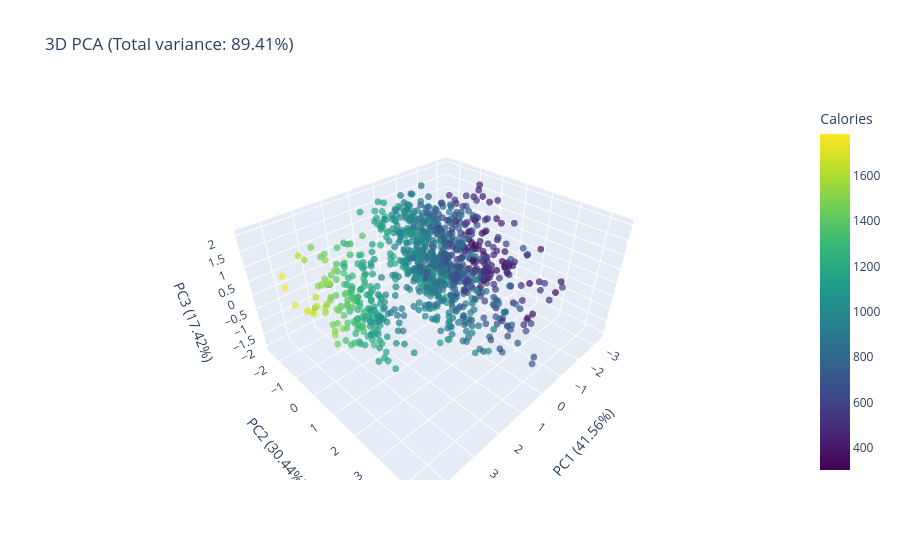

The cell this chart's notebook holds for it:
### Code cell
import plotly.express as px

fig = px.scatter_3d(
    df_3d,
    x='PC1',
    y='PC2',
    z='PC3',
    color='Calories',
    color_continuous_scale='viridis',
    opacity=0.7,
    title=f'3D PCA (Total variance: {variance_ratio[:3].sum():.2%})'
)

fig.update_traces(marker=dict(size=4))

fig.update_layout(
    scene=dict(
        xaxis_title=f'PC1 ({variance_ratio[0]:.2%})',
        yaxis_title=f'PC2 ({variance_ratio[1]:.2%})',
        zaxis_title=f'PC3 ({variance_ratio[2]:.2%})'
    )
)

fig.show()

### Figure 1 — Plotly figure (JSON) as saved in the notebook; plotly's stock layout.template omitted (floating-point values rounded to 4 significant figures; data arrays with more than 128 entries replaced by an {"elided": "..."} marker saying what was removed)
{"data": [{"hovertemplate": "PC1=%{x}<br>PC2=%{y}<br>PC3=%{z}<br>Calories=%{marker.color}<extra></extra>", "legendgroup": "", "marker": {"color": {"elided": "973 float values"}, "coloraxis": "coloraxis", "opacity": 0.7, "size": 4, "symbol": "circle"}, "mode": "markers", "name": "", "scene": "scene", "showlegend": false, "type": "scatter3d", "x": {"elided": "973 float values"}, "y": {"elided": "973 float values"}, "z": {"elided": "973 float values"}}], "layout": {"coloraxis": {"colorbar": {"title": {"text": "Calories"}}, "colorscale": [[0, "#440154"], [0.1111, "#482878"], [0.2222, "#3e4989"], [0.3333, "#31688e"], [0.4444, "#26828e"], [0.5556, "#1f9e89"], [0.6667, "#35b779"], [0.7778, "#6ece58"], [0.8889, "#b5de2b"], [1, "#fde725"]]}, "legend": {"tracegroupgap": 0}, "scene": {"domain": {"x": [0, 1], "y": [0, 1]}, "xaxis": {"title": {"text": "PC1 (41.56%)"}}, "yaxis": {"title": {"text": "PC2 (30.44%)"}}, "zaxis": {"title": {"text": "PC3 (17.42%)"}}}, "title": {"text": "3D PCA (Total variance: 89.41%)"}}}
